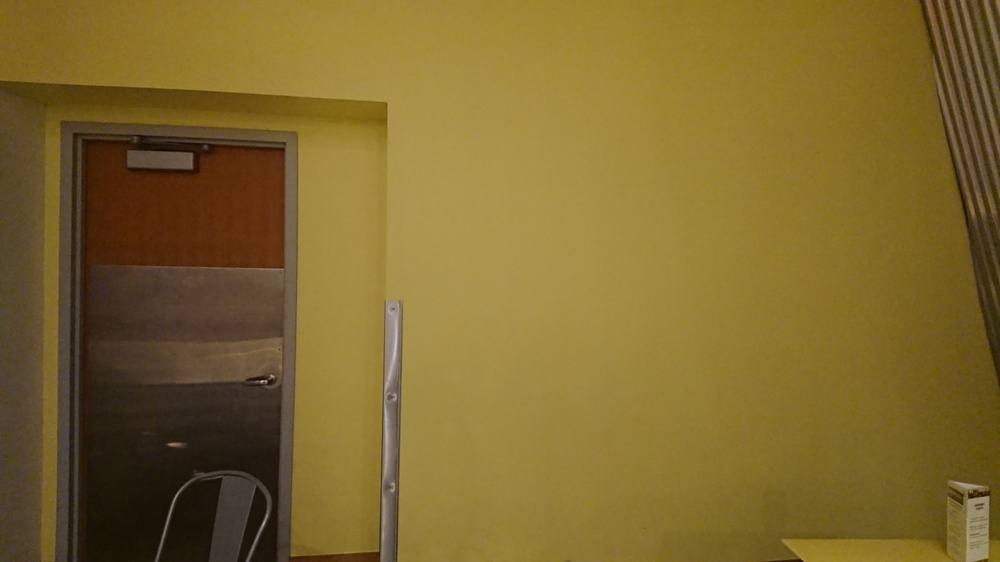
#> input picture data/train/01/1_L_N.JPG, 1000 x 562 px, shrunk from 4608 x 2592 before the run, found by its file name; its folder holds only this picture in this run
$ python backup.py
#> lines starting #> are read from the running program, lines starting #| are printed output that depends on the picture
import numpy as np
import cv2 as cv
from matplotlib import pyplot as plt
import time
import os
import logging
logging.basicConfig(format='%(asctime)s %(message)s')

sift = cv.xfeatures2d.SIFT_create()

# compute and store features
root_dir = "C:/Users/Mairead/Desktop/6.819/stataNavigation/data/train/"
features = []

# np.save("features.npy", features)

for i in range(1,23):
	folder_name = "%02d" % i + "/"
	images = os.listdir(root_dir+folder_name)
	for name in images:
		img = cv.imread(root_dir+folder_name+name,0)
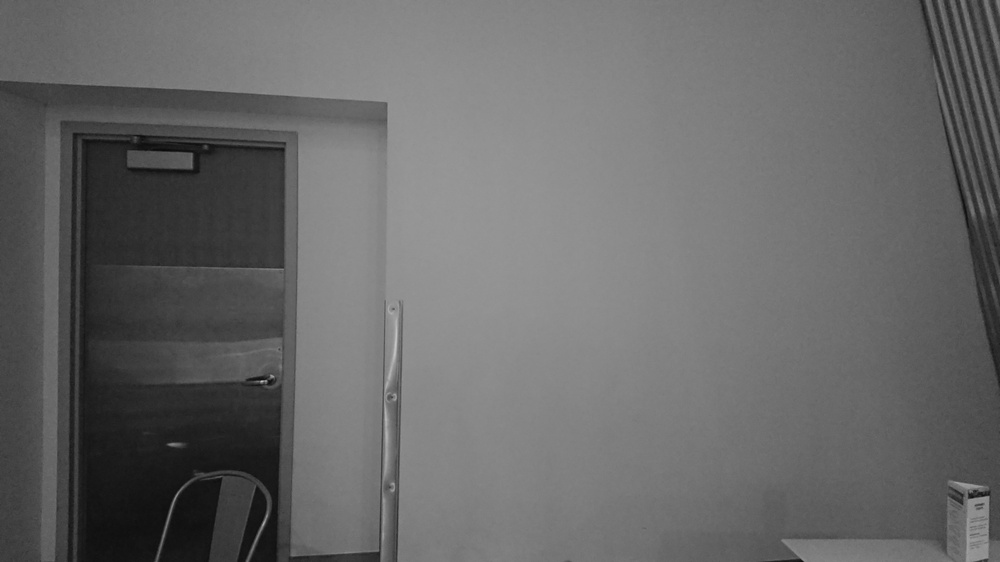
#> img: shape (562, 1000); min 10, max 198, mean 104.4
		kp, des = sift.detectAndCompute(img, None)
#> kp = 295 keypoints; strongest (x, y, size): (272, 376, 2.5), (971, 496, 4), (267, 516, 2.4), (172, 444, 3.3)
		features.append(des)
	print("folder " + folder_name + " done!")
#> pass 2 of the loop `for i in range(1,23):`:
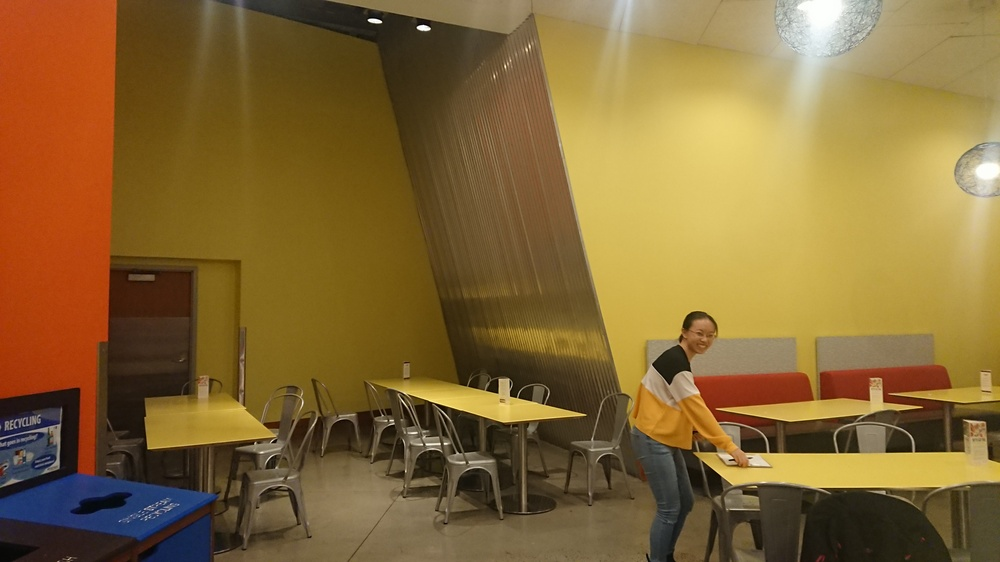
#> input picture data/train/02/2_L_N.JPG, 1000 x 562 px, shrunk from 4608 x 2592 before the run, found by its file name
#> `img = cv.imread(root_dir+folder_name+name,0)`:
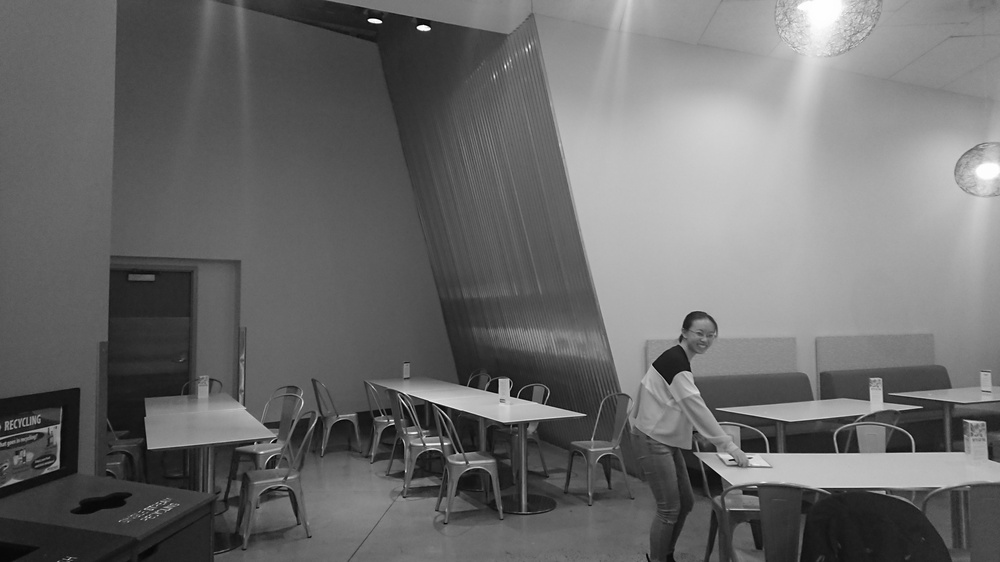
#> img: shape (562, 1000); min 0, max 255, mean 107.1
#> kp = 840 keypoints; strongest (x, y, size): (423, 28, 5.2), (371, 20, 3.4), (670, 364, 20.7), (274, 442, 2.3)
#> (the run stopped early here; a loop or call above may not have finished)
